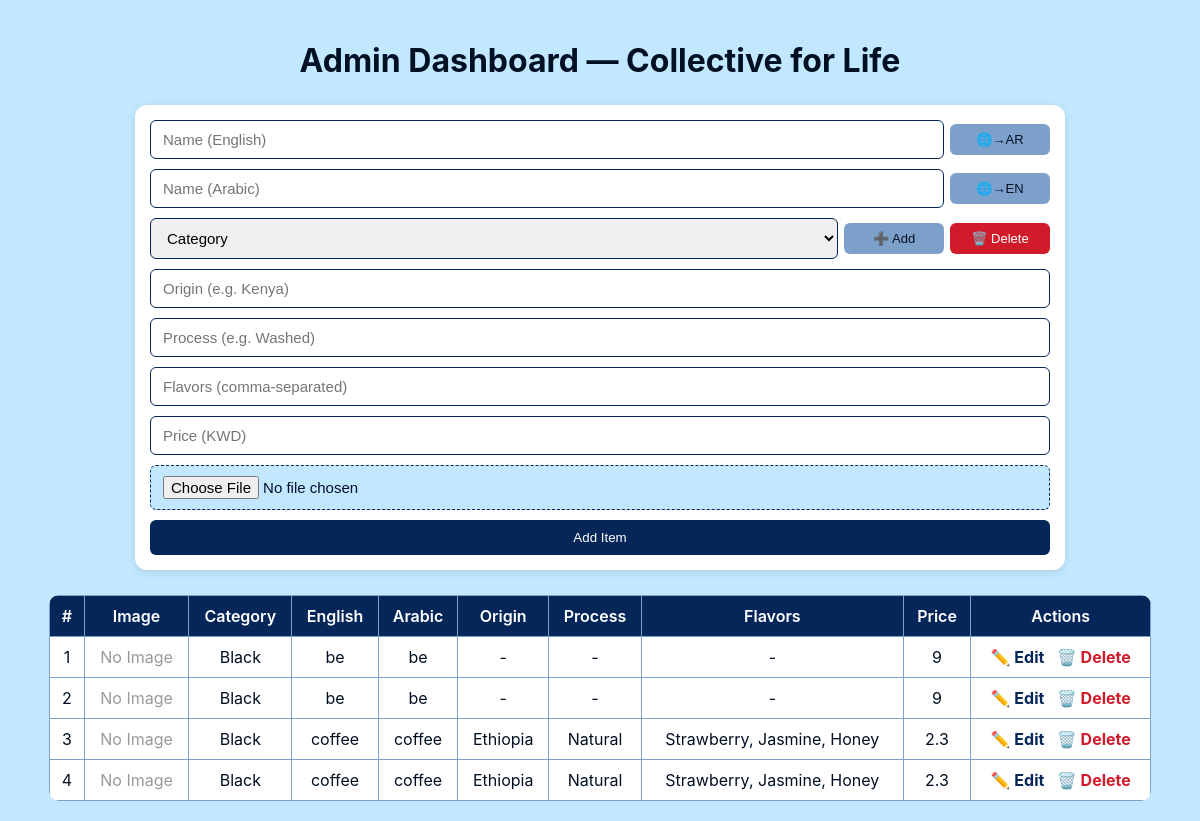
Before: /admin (signed in) with the older database file.
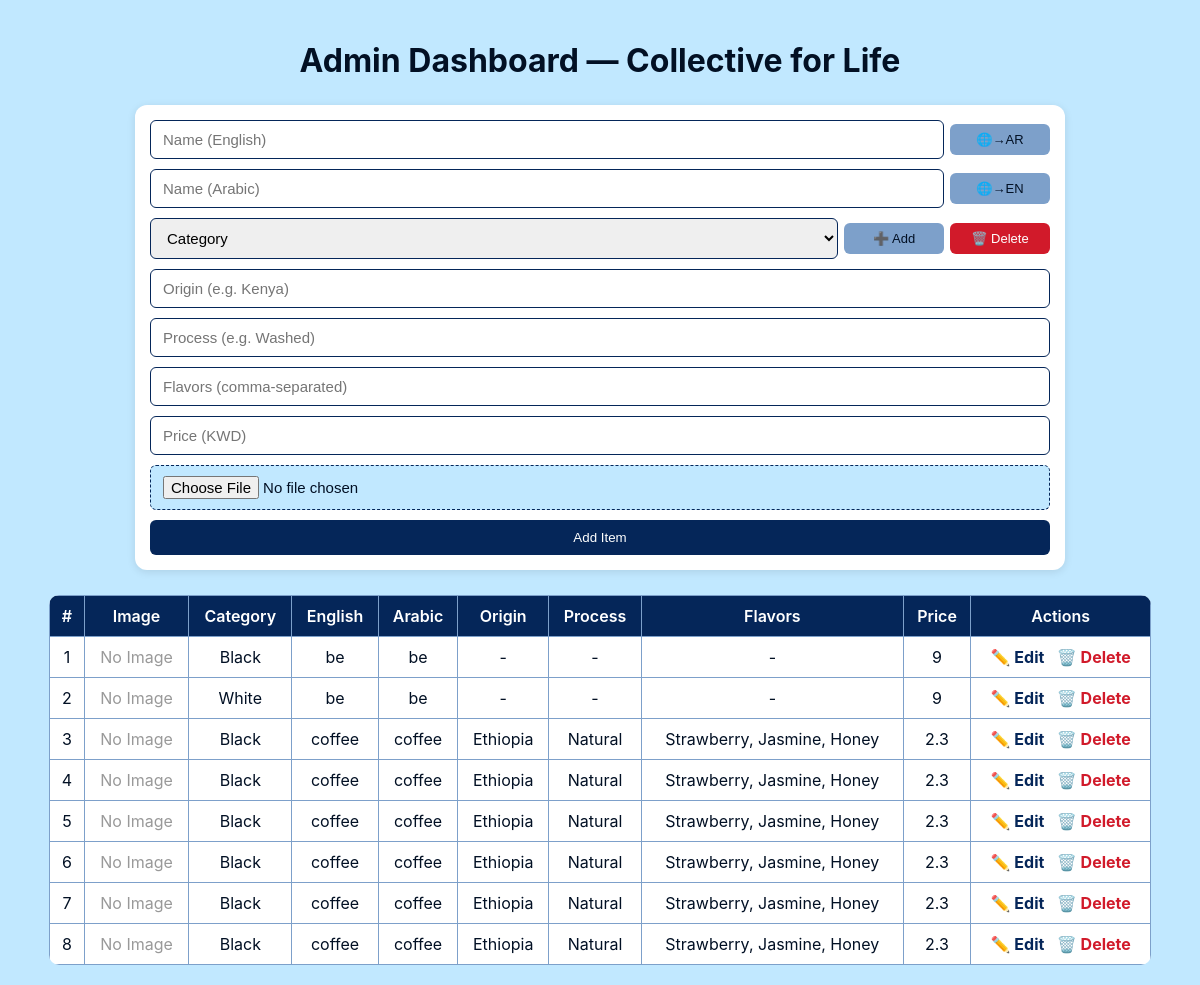
After: the same page with the newer database file.
### tables this page shows
CREATE TABLE menu_items (
        id INTEGER PRIMARY KEY AUTOINCREMENT,
        category TEXT,
        name_en TEXT,
        name_ar TEXT,
        price TEXT,
        origin TEXT,
        process TEXT,
        flavors TEXT,
        image TEXT
    );

### collectiveforlife.py (the view, shortened to what this page needs)
@app.route('/admin', methods=['GET','POST'])
def admin():
    if not session.get('auth'):
        return redirect(url_for('auth'))
    conn = get_db()
    categories = [r['name'] for r in conn.execute("SELECT name FROM categories").fetchall()]
    items = conn.execute("SELECT * FROM menu_items").fetchall()
    conn.close()
    return render_template('admin.html', menu_items=items, categories=categories)

### collectiveforlife.py (called while the page is built)
def get_db():
    conn = sqlite3.connect('menu.db')
    conn.row_factory = sqlite3.Row
    return conn

### templates/admin.html (shortened to what this page needs)
<!doctype html>
<html lang="en">
<head>
</head>
<body>
<h1>Admin Dashboard — Collective for Life</h1>
<form method="POST" enctype="multipart/form-data" id="menuForm">
  <div class="form-row">
    <input type="text" name="name_en" id="name_en" placeholder="Name (English)" required>
    <button type="button" class="translate-btn" onclick="manualTranslate('en')">🌐→AR</button>
  </div>
  <div class="form-row">
    <input type="text" name="name_ar" id="name_ar" placeholder="Name (Arabic)" required>
    <button type="button" class="translate-btn" onclick="manualTranslate('ar')">🌐→EN</button>
  </div>
  <div class="form-row">
    <select name="category" id="categorySelect" required>
      <option value="" disabled selected>Category</option>
    </select>
    <button type="button" class="add-cat-btn" onclick="addCategory()">➕ Add</button>
    <button type="button" class="add-cat-btn" style="background:#d11a2a;color:white;" onclick="removeCategory()">🗑️ Delete</button>
  </div>
  <input type="text" name="origin" placeholder="Origin (e.g. Kenya)">
  <input type="text" name="process" placeholder="Process (e.g. Washed)">
  <input type="text" name="flavors" placeholder="Flavors (comma-separated)">
  <input type="text" name="price" placeholder="Price (KWD)" required>
  <input type="file" name="image" accept="image/*">
  <button type="submit">Add Item</button>
</form>
<div class="table-container">
<table>
  <tr>
    <th>#</th>
    <th>Image</th>
    <th>Category</th>
    <th>English</th>
    <th>Arabic</th>
    <th>Origin</th>
    <th>Process</th>
    <th>Flavors</th>
    <th>Price</th>
    <th>Actions</th>
  </tr>
  {% for item in menu_items %}
  <tr>
    <td>{{ loop.index }}</td>
    <td>
      {% if item['image'] %}
        <img src="{{ url_for('static', filename='uploads/' ~ item['image']) }}"
             alt="img" onclick="showModal('{{ url_for('static', filename='uploads/' ~ item['image']) }}')">
      {% else %}
        <span style="color:#999;">No Image</span>
      {% endif %}
    </td>
    <td>{{ item['category'] }}</td>
    <td>{{ item['name_en'] }}</td>
    <td>{{ item['name_ar'] }}</td>
    <td>{{ item['origin'] or '-' }}</td>
    <td>{{ item['process'] or '-' }}</td>
    <td>{{ item['flavors'] or '-' }}</td>
    <td>{{ item['price'] }}</td>
    <td>
      <a class="edit" href="/edit/{{ item['id'] }}">✏️ Edit</a>
      <a href="/delete/{{ item['id'] }}">🗑️ Delete</a>
    </td>
  </tr>
  {% endfor %}
</table>
</div>
</body>
</html>

### templates/admin.html (style rules this page uses)
:root { --dark:#021024; --mid:#052659; --mist:#7DA0CA; --steam:#C1E8FF; }
body { font-family:'Inter',sans-serif; background:var(--steam); margin:0; padding:20px; color:var(--dark); }
h1 { text-align:center; margin-bottom:25px; }
form { display:flex; flex-wrap:wrap; justify-content:center; gap:10px; background:white; padding:15px; border-radius:12px; box-shadow:0 2px 8px rgba(0,0,0,.1); max-width:900px; margin:auto; }
.form-row { display:flex; align-items:center; gap:6px; flex:1 1 100%; }
input,select { padding:10px 12px; border:1px solid var(--mid); border-radius:6px; font-size:15px; flex:1 1 auto; width:100%; min-width:120px; }
input[type=file] { flex:1 1 100%; background:var(--steam); border:1px dashed var(--mid); }
button { background:var(--mid); color:white; border:none; border-radius:6px; padding:10px 15px; cursor:pointer; flex:1 1 auto; min-width:100px; transition:.3s; }
.translate-btn, .add-cat-btn { background:var(--mist); color:var(--dark); border:none; padding:8px 12px; border-radius:6px; cursor:pointer; font-size:13px; flex:0 0 auto; }
.table-container { overflow-x:auto; margin-top:25px; max-width:95%; margin-left:auto; margin-right:auto; }
table { width:100%; border-collapse:collapse; background:white; border-radius:10px; overflow:hidden; }
th,td { border:1px solid var(--mist); padding:10px; text-align:center; vertical-align:middle; }
th { background:var(--mid); color:white; font-weight:600; }
a { color:#d11a2a; text-decoration:none; font-weight:bold; }
a.edit { color:var(--mid); margin-right:8px; }

Changed rows visible on the page:
changed menu_items: category "Black" → "White"
added menu_items: category "Black", name_en "coffee", name_ar "coffee", origin "Ethiopia", process "Natural", flavors "Strawberry, Jasmine, Honey", price "2.3"
added menu_items: category "Black", name_en "coffee", name_ar "coffee", origin "Ethiopia", process "Natural", flavors "Strawberry, Jasmine, Honey", price "2.3"
added menu_items: category "Black", name_en "coffee", name_ar "coffee", origin "Ethiopia", process "Natural", flavors "Strawberry, Jasmine, Honey", price "2.3"
added menu_items: category "Black", name_en "coffee", name_ar "coffee", origin "Ethiopia", process "Natural", flavors "Strawberry, Jasmine, Honey", price "2.3"
